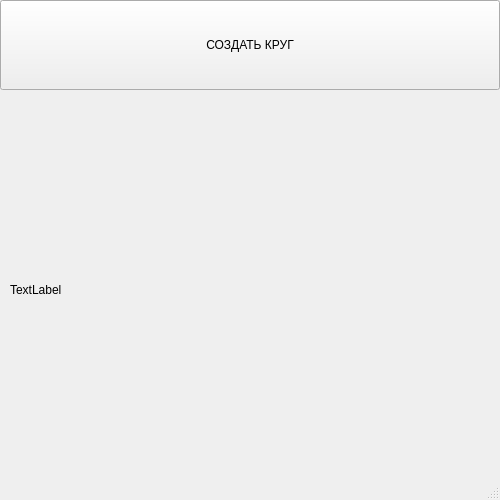
<?xml version="1.0" encoding="UTF-8"?>
<ui version="4.0">
 <class>MainWindow</class>
 <widget class="QMainWindow" name="MainWindow">
  <property name="geometry">
   <rect>
    <x>0</x>
    <y>0</y>
    <width>500</width>
    <height>500</height>
   </rect>
  </property>
  <property name="sizePolicy">
   <sizepolicy hsizetype="Fixed" vsizetype="Fixed">
    <horstretch>0</horstretch>
    <verstretch>0</verstretch>
   </sizepolicy>
  </property>
  <property name="minimumSize">
   <size>
    <width>500</width>
    <height>500</height>
   </size>
  </property>
  <property name="maximumSize">
   <size>
    <width>500</width>
    <height>500</height>
   </size>
  </property>
  <property name="windowTitle">
   <string>Git и желтые окружности</string>
  </property>
  <widget class="QWidget" name="centralwidget">
   <property name="sizePolicy">
    <sizepolicy hsizetype="Fixed" vsizetype="Fixed">
     <horstretch>0</horstretch>
     <verstretch>0</verstretch>
    </sizepolicy>
   </property>
   <widget class="QPushButton" name="btn">
    <property name="geometry">
     <rect>
      <x>0</x>
      <y>0</y>
      <width>500</width>
      <height>90</height>
     </rect>
    </property>
    <property name="sizePolicy">
     <sizepolicy hsizetype="Fixed" vsizetype="Fixed">
      <horstretch>0</horstretch>
      <verstretch>0</verstretch>
     </sizepolicy>
    </property>
    <property name="minimumSize">
     <size>
      <width>500</width>
      <height>90</height>
     </size>
    </property>
    <property name="maximumSize">
     <size>
      <width>500</width>
      <height>90</height>
     </size>
    </property>
    <property name="text">
     <string>СОЗДАТЬ КРУГ</string>
    </property>
   </widget>
   <widget class="QLabel" name="lbl">
    <property name="geometry">
     <rect>
      <x>10</x>
      <y>90</y>
      <width>500</width>
      <height>400</height>
     </rect>
    </property>
    <property name="minimumSize">
     <size>
      <width>500</width>
      <height>400</height>
     </size>
    </property>
    <property name="maximumSize">
     <size>
      <width>500</width>
      <height>400</height>
     </size>
    </property>
    <property name="focusPolicy">
     <enum>Qt::NoFocus</enum>
    </property>
    <property name="layoutDirection">
     <enum>Qt::RightToLeft</enum>
    </property>
    <property name="frameShape">
     <enum>QFrame::NoFrame</enum>
    </property>
    <property name="frameShadow">
     <enum>QFrame::Plain</enum>
    </property>
    <property name="text">
     <string>TextLabel</string>
    </property>
    <property name="textFormat">
     <enum>Qt::PlainText</enum>
    </property>
   </widget>
  </widget>
  <widget class="QStatusBar" name="statusbar"/>
 </widget>
 <resources/>
 <connections/>
</ui>
